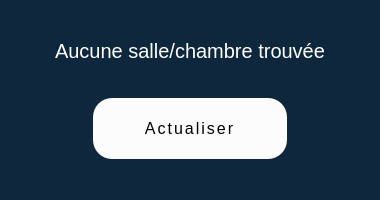
<?xml version="1.0" encoding="UTF-8"?>
<ui version="4.0">
 <class>noRoomMessageWidget</class>
 <widget class="QWidget" name="noRoomMessageWidget">
  <property name="geometry">
   <rect>
    <x>0</x>
    <y>0</y>
    <width>380</width>
    <height>200</height>
   </rect>
  </property>
  <property name="font">
   <font>
    <pointsize>10</pointsize>
   </font>
  </property>
  <property name="windowTitle">
   <string>Form</string>
  </property>
  <property name="styleSheet">
   <string notr="true">#noRoomMessageWidget {
	background-color: #0e273c;
}

QLabel {
	color: #fff;
}

QPushButton {
	color: #000;
	padding: 20px 50px;
	background-color: rgb(252,252,252);
	border: 2px solid rgb(0,0,0,0);
	letter-spacing: 2px;
	border-radius: 20px;
}
QPushButton:hover {
	background-color: rgb(255, 159, 3);
	color: #fff;
}

QPushButton:pressed {
	background-color: #fa8334;
	color: #fff;
}
QPushButton:disabled {
	background-color: #eee;
	color: #0e273c;
}</string>
  </property>
  <layout class="QVBoxLayout" name="noRoomWidgetLayout" stretch="0,1">
   <property name="bottomMargin">
    <number>40</number>
   </property>
   <item>
    <widget class="QLabel" name="message">
     <property name="font">
      <font>
       <pointsize>15</pointsize>
      </font>
     </property>
     <property name="text">
      <string>Aucune salle/chambre trouvée</string>
     </property>
     <property name="alignment">
      <set>Qt::AlignCenter</set>
     </property>
    </widget>
   </item>
   <item alignment="Qt::AlignHCenter">
    <widget class="QPushButton" name="refreshButton">
     <property name="font">
      <font>
       <pointsize>12</pointsize>
      </font>
     </property>
     <property name="text">
      <string>Actualiser</string>
     </property>
    </widget>
   </item>
  </layout>
 </widget>
 <resources/>
 <connections/>
</ui>
